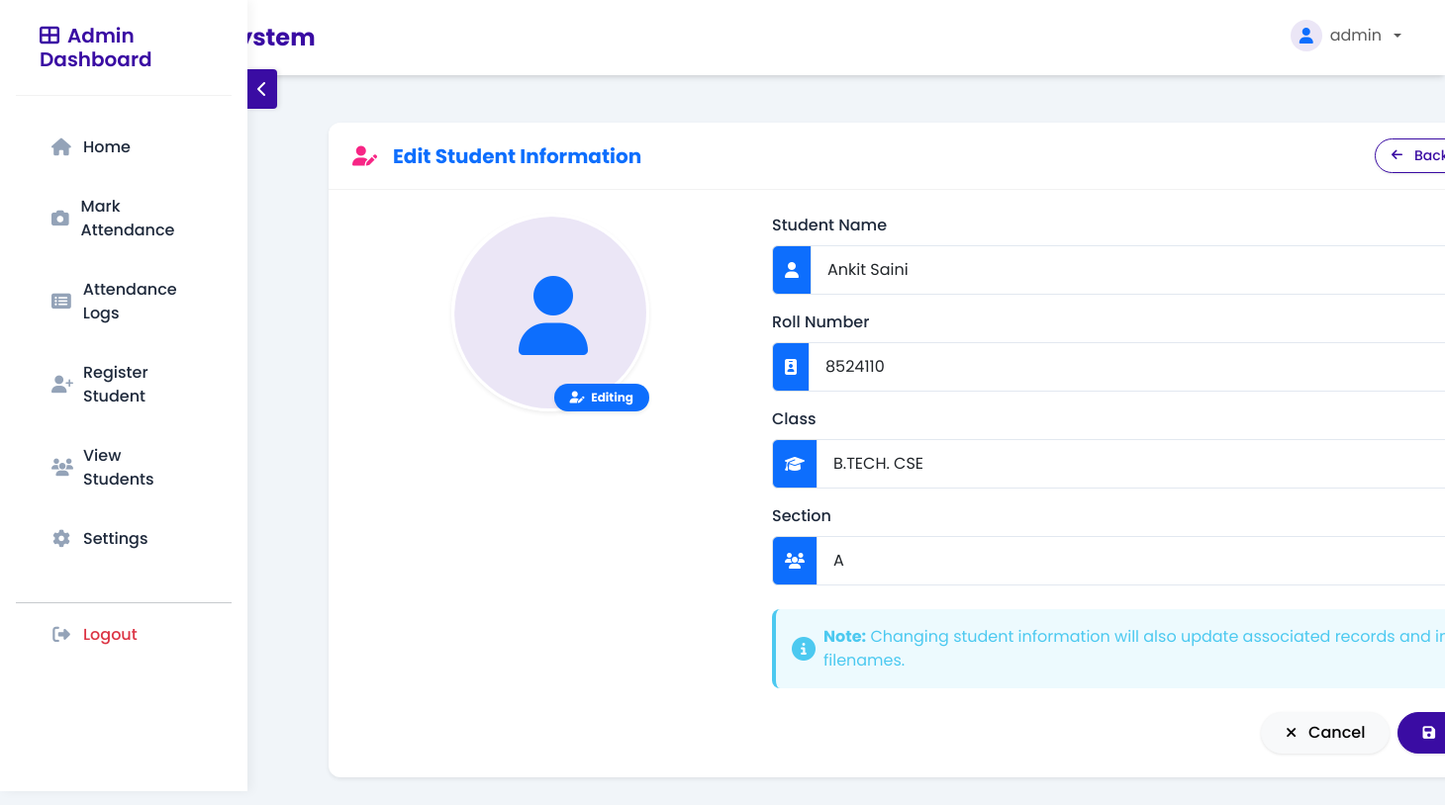
Screenshot of /attendance/student/5/edit (signed in) with the database file from the repository.
### tables this page shows
CREATE TABLE students (
                    id INTEGER PRIMARY KEY AUTOINCREMENT,
                    name TEXT,
                    roll TEXT,
                    face_encoding BLOB
                , class TEXT, section TEXT, synced INTEGER DEFAULT 0);

### attendance/routes_attendance.py (the view, shortened to what this page needs)
@attendance_bp.route("/student/<int:student_id>/edit", methods=["GET", "POST"])
def edit_student(student_id):
    if "admin" not in session:
        return redirect(url_for("admin.login"))
    conn = get_db_conn()
    c = conn.cursor()
    c.execute("SELECT id, name, roll, class, section FROM students WHERE id = ?", (student_id,))
    student = c.fetchone()
    if not student:
        conn.close()
        return "Student not found", 404
    conn.close()
    return render_template("edit_student.html", student=student)

### attendance/routes_attendance.py (called while the page is built)
def get_db_conn():
    return sqlite3.connect(DB_PATH)

### attendance/templates/edit_student.html (shortened to what this page needs)
{% extends "base.html" %}
{% block content %}
<div class="container py-4">
    <div class="row mb-4">
        <div class="col-12">
            <div class="card shadow-sm border-0">
                <div class="card-header bg-white d-flex justify-content-between align-items-center py-3">
                    <h5 class="m-0 fw-bold text-primary"><i class="fas fa-user-edit me-2"></i>Edit Student Information</h5>
                    <a href="{{ url_for('attendance.view_student', student_id=student[0]) }}" class="btn btn-outline-primary btn-sm rounded-pill px-3"><i class="fas fa-arrow-left me-1"></i> Back to Student Profile</a>
                </div>
                <div class="card-body p-4">
                    <div class="row">
                        <div class="col-md-4 text-center mb-4">
                            <div class="profile-container position-relative mx-auto" style="max-width: 200px;">
                                {% set image_path = url_for('attendance.serve_student_image', student_id=student[0]) %}
                                <div id="studentImageContainer" class="rounded-circle overflow-hidden shadow-sm border border-3 border-white" style="width: 200px; height: 200px;">
                                </div>
                                <div class="badge bg-primary position-absolute bottom-0 end-0 rounded-pill px-3 py-2 shadow-sm">
                                    <i class="fas fa-user-edit me-1"></i> Editing
                                </div>
                            </div>
                        </div>
                        <div class="col-md-8">
                            <form action="{{ url_for('attendance.edit_student', student_id=student[0]) }}" method="POST">
                                <div class="mb-3">
                                    <label for="studentName" class="form-label fw-medium">Student Name</label>
                                    <div class="input-group">
                                        <span class="input-group-text bg-primary text-white"><i class="fas fa-user"></i></span>
                                        <input type="text" class="form-control" id="studentName" name="name" value="{{ student[1] }}" required>
                                    </div>
                                </div>
                                <div class="mb-3">
                                    <label for="studentRoll" class="form-label fw-medium">Roll Number</label>
                                    <div class="input-group">
                                        <span class="input-group-text bg-primary text-white"><i class="fas fa-id-badge"></i></span>
                                        <input type="text" class="form-control" id="studentRoll" name="roll" value="{{ student[2] }}" required>
                                    </div>
                                </div>
                                <div class="mb-3">
                                    <label for="studentClass" class="form-label fw-medium">Class</label>
                                    <div class="input-group">
                                        <span class="input-group-text bg-primary text-white"><i class="fas fa-graduation-cap"></i></span>
                                        <input type="text" class="form-control" id="studentClass" name="class" value="{{ student[3] if student[3] else '' }}" required>
                                    </div>
                                </div>
                                <div class="mb-4">
                                    <label for="studentSection" class="form-label fw-medium">Section</label>
                                    <div class="input-group">
                                        <span class="input-group-text bg-primary text-white"><i class="fas fa-users"></i></span>
                                        <input type="text" class="form-control" id="studentSection" name="section" value="{{ student[4] if student[4] else '' }}" required>
                                    </div>
                                </div>
                                <div class="alert alert-info d-flex align-items-center mb-4">
                                    <i class="fas fa-info-circle me-2 fs-4"></i>
                                    <div>
                                        <strong>Note:</strong> Changing student information will also update associated records and image filenames.
                                    </div>
                                </div>
                                <div class="d-flex justify-content-end">
                                    <a href="{{ url_for('attendance.view_student', student_id=student[0]) }}" class="btn btn-light rounded-pill px-4 me-2">
                                        <i class="fas fa-times me-1"></i> Cancel
                                    </a>
                                    <button type="submit" class="btn btn-primary rounded-pill px-4">
                                        <i class="fas fa-save me-1"></i> Save Changes
                                    </button>
                                </div>
                            </form>
                        </div>
                    </div>
                </div>
            </div>
        </div>
    </div>
</div>
{% endblock %}

### attendance/static/css/custom.css (style rules this page uses)
.text-primary { color: #0d6efd !important; }

### attendance/templates/base.html (style rules this page uses)
:root { --primary-color: #3a0ca3; --primary-light: #4361ee; --secondary-color: #4cc9f0; --accent-color: #f72585; --success-color: #4ade80; --warning-color: #fbbf24; --danger-color: #f43f5e; --dark-color: #1e293b; --light-color: #f8fafc; --gray-color: #94a3b8; --primary-soft: rgba(58, 12, 163, 0.1); --success-soft: rgba(74, 222, 128, 0.1); --info-soft: rgba(76, 201, 240, 0.1); --warning-soft: rgba(251, 191, 36, 0.1); --danger-soft: rgba(244, 63, 94, 0.1); }
body { background-color: #f1f5f9; font-family: 'Poppins', sans-serif; color: var(--dark-color); }
.card { border: none; border-radius: 0.75rem; box-shadow: 0 4px 6px -1px rgba(0, 0, 0, 0.1), 0 2px 4px -1px rgba(0, 0, 0, 0.06); overflow: hidden; transition: transform 0.2s, box-shadow 0.2s; margin-bottom: 1.5rem; }
.card-header { background-color: white; border-bottom: 1px solid rgba(0, 0, 0, 0.05); padding: 1.25rem 1.5rem; }
.card-header h5 { margin: 0; font-weight: 600; color: var(--primary-color); display: flex; align-items: center; gap: 0.5rem; }
.card-header h5 i { color: var(--accent-color); }
.card-body { padding: 1.5rem; }
.btn { border-radius: 0.5rem; font-weight: 500; padding: 0.5rem 1.25rem; display: inline-flex; align-items: center; gap: 0.5rem; transition: all 0.2s; box-shadow: 0 1px 3px rgba(0, 0, 0, 0.1); }
.btn-sm { padding: 0.375rem 0.75rem; font-size: 0.875rem; }
.btn i { font-size: 0.9em; }
.btn-primary { background-color: var(--primary-color); border-color: var(--primary-color); }
.btn-outline-primary { color: var(--primary-color); border-color: var(--primary-color); }
.alert { border-radius: 0.5rem; border: none; }
.alert-info { background-color: var(--info-soft); color: var(--secondary-color); border-left: 4px solid var(--secondary-color); }
.form-control, .form-select { border-radius: 0.5rem; padding: 0.75rem 1rem; border: 1px solid #e2e8f0; }
.form-label { font-weight: 500; margin-bottom: 0.5rem; color: var(--dark-color); }

### rows the page displays
students: name "Ankit Saini", roll "8524110", class "B.TECH. CSE", section "A"

### other values shown
{{ session.get('admin') }} "admin"
